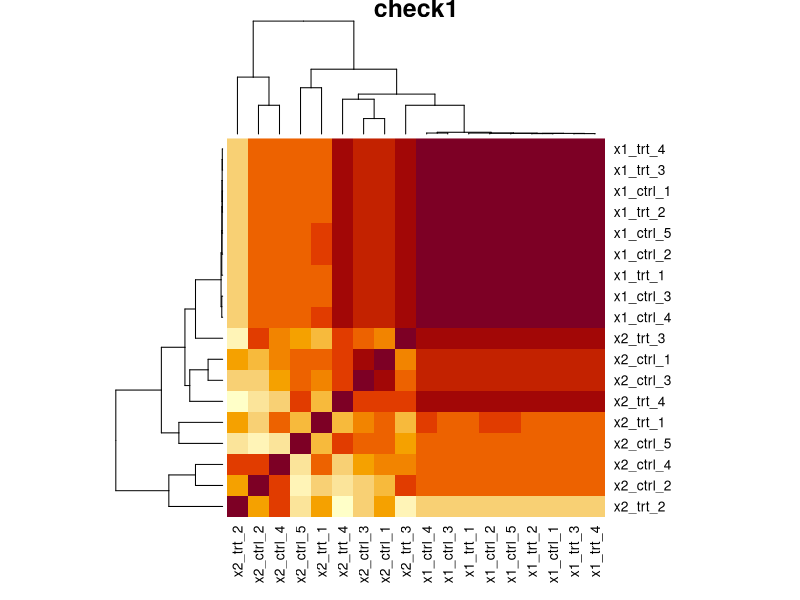
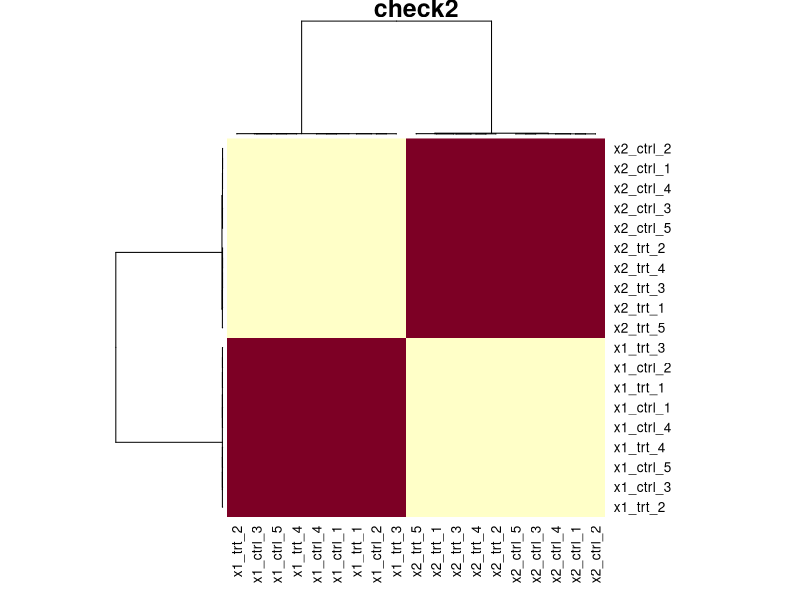
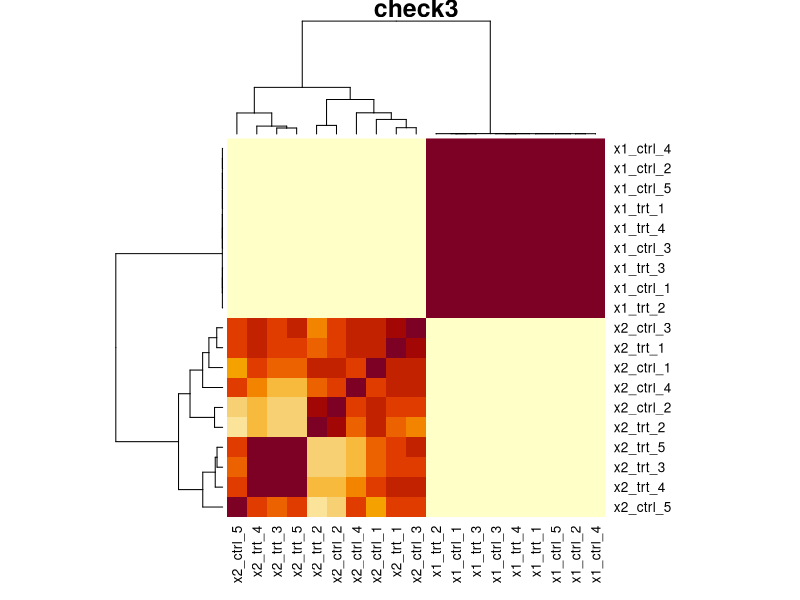

R code for these plots, in order: (Note: this script raises an error after producing the figures.)
library(edgeR)
library(tidyverse)
library(parallel)

#a is orig expression data
a<-read.table("start_data/ERR2539161/ERR2539161.se.tsv")

########################################
# simulate some gene exression data
########################################
#inputs=(a,N_REPS,SUM_COUNT,
simrna<-function(a,N_REPS,SUM_COUNT,VARIANCE,FRAC_DE,FC) {
#N_REPS=5 ; SUM_COUNT=10000000 ; VARIANCE=0.5 ; FRAC_DE=0 ; FC=0
df = NULL
for (k in paste0("data",1:(N_REPS*2)))  {
        b<-thinCounts(a,target.size=SUM_COUNT)
        colnames(b)=k
        df = cbind(df,b)
     }
#Number of differential genes
NDIF=round(nrow(df)*FRAC_DE)

if (VARIANCE>0) {
  #create some random values centred around 1 with some% error
  rand<-matrix(log2(rnorm(nrow(a)*N_REPS*2 , 2, VARIANCE)),ncol=N_REPS*2)
  #incorporate the noise
  df<-round(df*rand)
  #set any negative counts to zero
  df<-apply(df, 2, function(x) {ifelse(x < 0, 0, x)})
} 

if (NDIF>0) {
  message("prep fold changes")
  #Make even
  if ( NDIF%%2==1 ) { print("odd") ; NDIF=NDIF-1 }
  #sample DE genes
  DE_LIST<-sample(rownames(df) , NDIF)
  #split list in half
  UP_DE<-sample(DE_LIST,length(DE_LIST)/2)
  DN_DE<-setdiff(DE_LIST,UP_DE)
  #reformat as df and add fold change
  UP_DE<-as.data.frame(UP_DE)
  UP_DE$V1<-2^FC
  colnames(UP_DE)=c("Gene","FC")
  DN_DE<-as.data.frame(DN_DE)
  DN_DE$V1<-2^-FC
  colnames(DN_DE)=c("Gene","FC")
  ALL_DE<-rbind(DN_DE,UP_DE)
  #Go back to list for downstream work
  UP_DE<-UP_DE$Gene
  DN_DE<-DN_DE$Gene
  message("incorporate changes")
  df2<-merge(df,ALL_DE,by.x=0,by.y="Gene",all.x=T)
  df2[is.na(df2)] <- 1
} else {
  df2<-as.data.frame( df )
  df2$FC<- 1
  UP_DE=NULL
  DN_DE=NULL
}
ODD_COLS=(2:(ncol(df2)-1))[c(TRUE,FALSE)]
EVEN_COLS=(2:(ncol(df2)-1))[c(FALSE,TRUE)]
controls<-df2[,ODD_COLS]
colnames(controls)=paste0( "ctrl_" ,1:ncol(controls) )
treatments<-round(df2[,EVEN_COLS]*df2$FC)
colnames(treatments)=paste0( "trt_" ,1:ncol(treatments) )
x<-cbind(controls,treatments)
rownames(x)=rownames(df)
#filter out genes that are not expressed
x<- x[which(rowSums(x)/ncol(x)>10),]
UP_DE<-intersect(UP_DE,rownames(x))
DN_DE<-intersect(DN_DE,rownames(x))
xx <- list("x" = x, "UP_DE" = UP_DE, "DN_DE" = DN_DE )
xx
}
#simrna(a,N_REPS,SUM_COUNT,VARIANCE,FRAC_DE,FC)
#working examples
#xx<-simrna(a,5,10000000,0.2,20)  
#xxx<-lapply(list(a,a,a), simrna, 5, 10000000, 0.2, 20)
#xxx<-replicate(2,simrna(a,5,10000000,0.2,20))

#Thanks Gray Calhoun gcalhoun@iastate.edu for the following function
RepParallel <- function(n, expr, simplify = "array",...) {
      answer <-
        mclapply(integer(n), eval.parent(substitute(function(...) expr)),...)
      if (!identical(simplify, FALSE) && length(answer)) 
        return(simplify2array(answer, higher = (simplify == "array")))
      else return(answer)
    }
#xxx<-RepParallel(10,simrna(a,5,10000000,0.2,20), simplify=F, mc.cores = detectCores() )

#################################################
# define edgeR function
##################################################
edger<-function(y) {
res=NULL
label="simulate"
samplesheet<-as.data.frame(colnames(y))
colnames(samplesheet)="sample"
samplesheet$trt<-as.numeric(grepl("trt",colnames(y)))
design<-model.matrix(~samplesheet$trt)
rownames(design)=samplesheet$sample
y<-y[which(rowSums(y)/ncol(y)>=(10)),]
z<-DGEList(counts=y)
z<-calcNormFactors(z)
z<-estimateDisp(z, design,robust=TRUE,prior.df=1)
fit<-glmFit(z, design)
lrt<-glmLRT(fit)
dge<-as.data.frame(topTags(lrt,n=Inf))
dge$dispersion<-lrt$dispersion
dge<-merge(dge,lrt$fitted.values,by='row.names')
rownames(dge)=dge$Row.names
dge$Row.names=NULL
dge<-merge(dge,z$counts,by='row.names')
dge<-dge[order(dge$PValue),]
write.table(dge,file=paste(label,"_edger.tsv",sep=""),sep="\t",quote=F,row.names=F)
##output rank file
rnk<-as.data.frame(-log10(dge$PValue+1E-300)/sign(dge$logFC))
colnames(rnk)="Score"
rownames(rnk)=dge$Row.names
write.table(rnk,file=paste(label,".rnk",sep=""),sep="\t",quote=F,row.names=F)
#plots
plotname=paste(label,"_plots.pdf",sep="")
pdf(plotname)
#MA plot
dge2<-subset(dge,FDR<0.05)
up_de<-dge2[which(dge2$logFC>1),1]
dn_de<-dge2[which(dge2$logFC<1),1]
cntdge=nrow(dge2)
cntup=nrow(subset(dge2,logFC>0))
cntdn=nrow(subset(dge2,logFC<0))
HEADING=paste(label, cntdge, "DGEs", cntup, "up", cntdn, "dn")
plot(dge$logCPM,dge$logFC,main=HEADING,col="gray",pch=19,cex=0.5,xlab="log2(CPM)",ylab="log2(Fold Change)")
points(dge2$logCPM,dge2$logFC,col="red",pch=19,cex=0.5)
text(dge2$logCPM+1,dge2$logFC,labels=dge2$Row.names,cex=0.6)
#volcano plot
dge2<-subset(dge,FDR<0.05)
cntdge=nrow(dge2)
cntup=nrow(subset(dge2,logFC>0))
cntdn=nrow(subset(dge2,logFC<0))
HEADING=paste(label, cntdge, "DGEs", cntup, "up", cntdn, "dn")
XMAX=max(dge$logFC+0.5)
XMIN=min(dge$logFC)
plot(dge$logFC,-log2(dge$PValue),xlim=c(XMIN,XMAX),main=HEADING,col="gray",pch=19,cex=0.5,xlab="log2(Fold Change)",ylab="log2(nom P value)")
points(dge2$logFC,-log2(dge2$PValue),col="red",pch=19,cex=0.5)
text(dge2$logFC+0.25,-log2(dge2$PValue),labels=dge2$Row.names,cex=0.6)
#Heatnap
cols=paste(grep(".x", names(dge), value = TRUE))
zz<-as.data.frame(dge[,cols])
rownames(zz)=dge$Row.names
zz<-zz[1:50,]
heatmap(as.matrix(zz),margins = c(10,16))
#Gene Barchart
rownames(dge)=dge$Row.names
par(mfrow=c(3,3))
for (i in 1:9) {
 COLS=grep(".x",colnames(dge))
 b<-t(dge[i,COLS])
 logFC=dge[i,grep("logFC",colnames(dge)) ]
 Pval=dge[i,grep("PVal",colnames(dge)) ]
 FDR=dge[i,grep("FDR",colnames(dge)) ]
 HEADER=colnames(b)
 SUBHEAD=paste("logFC=",signif(logFC,3)," Pval=",signif(Pval,3)," FDR=",signif(FDR,3),sep="")
 par(mar=c(10,8,4,5))
 barplot(b,beside=T,main=HEADER,names.arg=sub(".x","",rownames(b)),las=2,ylab="CPM",cex.lab=0.8, cex.axis=0.8, cex.main=1, cex.sub=0.9,cex.names=0.6)
 mtext(SUBHEAD,cex=0.5)
}
dev.off()
res <- list("dge" = dge, "up_de" = up_de, "dn_de" = dn_de, "rnk" = rnk)
res
}

##################################
# aggregate script
##################################
agg_edger<-function(a,N_REPS,SUM_COUNT,VARIANCE,FRAC_DE,FC,SIMS) {
#N_REPS=5 ; SUM_COUNT=10000000 ; VARIANCE=0.3 ; FRAC_DE=0.2 ; FC=1 ; SIMS=10
xxx<-RepParallel(SIMS,simrna(a,N_REPS,SUM_COUNT,VARIANCE,FRAC_DE,FC), simplify=F, mc.cores = detectCores() )
dge<-mclapply( sapply(xxx,"[",1) , edger, mc.cores = detectCores() )
ups<-sapply(xxx,"[",2)
dns<-sapply(xxx,"[",3)
ups_edger<-sapply(dge,"[",2)
dns_edger<-sapply(dge,"[",3)
true_pos_up<-as.numeric(mapply( function(x,y) length(intersect(x,y)) , ups ,  ups_edger ))
true_pos_dn<-as.numeric(mapply( function(x,y) length(intersect(x,y)) , dns ,  dns_edger ))
true_pos<-true_pos_up+true_pos_dn
false_pos_up<-as.numeric(mapply( function(x,y) length(setdiff(x,y)) , ups_edger ,  ups ))
false_pos_dn<-as.numeric(mapply( function(x,y) length(setdiff(x,y)) , dns_edger , dns ))
false_pos<-false_pos_up+false_pos_dn
false_neg_up<-as.numeric(mapply( function(x,y) length(setdiff(x,y)) , ups ,  ups_edger ))
false_neg_dn<-as.numeric(mapply( function(x,y) length(setdiff(x,y)) , dns ,  dns_edger ))
false_neg<-false_neg_up+false_neg_dn
nrows<-as.numeric(lapply( sapply(xxx,"[",1 ), nrow))
true_neg<-nrows-(true_pos+false_pos+false_neg)
edger_res<-cbind(true_pos,false_pos,true_neg,false_neg)
edger_res
}
#res1<-agg_edger(a,N_REPS,SUM_COUNT,VARIANCE,FRAC_DE,FC,SIMS)


#sanity checks
pdf(file="sanity_check.pdf")
x1<-simrna(a,5,10000000,0,0,0)
colnames(x1$x)<-paste("x1",colnames(x1$x),sep="_")
x2<-simrna(a,5,10000000,1,0,0)
colnames(x2$x)<-paste("x2",colnames(x2$x),sep="_")
xx<-merge(x1$x,x2$x,by=0)
heatmap(cor(xx[,2:ncol(xx)]),scale="none",main="check1")

x1<-simrna(a,5,10000000,0,0,0)
colnames(x1$x)<-paste("x1",colnames(x1$x),sep="_")
x2<-simrna(a,5,10000000,0,0.1,1)
colnames(x2$x)<-paste("x2",colnames(x2$x),sep="_")
xx<-merge(x1$x,x2$x,by=0)
heatmap(cor(xx[,2:ncol(xx)]),scale="none",main="check2")

x1<-simrna(a,5,10000000,0,0,0)
colnames(x1$x)<-paste("x1",colnames(x1$x),sep="_")
x2<-simrna(a,5,10000000,1,0.1,1)
colnames(x2$x)<-paste("x2",colnames(x2$x),sep="_")
xx<-merge(x1$x,x2$x,by=0)
heatmap(cor(xx[,2:ncol(xx)]),scale="none",main="check3")

dev.off()


# No DE just adding noise
res0<-agg_edger(a,5,10000000,0,0,0,10)
res1<-agg_edger(a,5,10000000,0.2,0,0,10)
res2<-agg_edger(a,5,10000000,0.4,0,0,10)
res3<-agg_edger(a,5,10000000,0.6,0,0,10)
res4<-agg_edger(a,5,10000000,0.8,0,0,10)
res5<-agg_edger(a,5,10000000,1,0,0,10)
res6<-agg_edger(a,5,10000000,1.5,0,0,10)
res7<-agg_edger(a,5,10000000,2,0,0,10)
res_0de <- list("v0"=res0,"v0.2"=res1,"v0.4"=res2,"v0.6"=res3,"v0.8"=res4,"v1"=res5,"v1.5"=res6,"v2"=res7)
lapply( res_0de , colMeans)

sum_0de<-t(matrix(unlist(lapply( res_0de , colMeans)),nrow=4))
colnames(sum_0de)=c("true_pos","false_pos","true_neg","false_neg")
rownames(sum_0de)=c("v0","v0.2","v0.4","v0.6","v0.8","v1","v1.5","v2")



res0<-agg_edger(a,5,10000000,0,0.05,1,10)
res1<-agg_edger(a,5,10000000,0.2,0.05,1,10)
res2<-agg_edger(a,5,10000000,0.4,0.05,1,10)
res3<-agg_edger(a,5,10000000,0.6,0.05,1,10)
res4<-agg_edger(a,5,10000000,0.8,0.05,1,10)
res5<-agg_edger(a,5,10000000,1,0.05,1,10)
res6<-agg_edger(a,5,10000000,1.5,0.05,1,10)
res7<-agg_edger(a,5,10000000,2,0.05,1,10)
res_1de <- list("v0"=res0,"v0.2"=res1,"v0.4"=res2,"v0.6"=res3,"v0.8"=res4,"v1"=res5,"v1.5"=res6,"v2"=res7)
lapply( res_1de , colMeans)

sum_1de<-t(matrix(unlist(lapply( res_1de , colMeans)),nrow=4))
colnames(sum_1de)=c("true_pos","false_pos","true_neg","false_neg")
rownames(sum_1de)=c("v0","v0.2","v0.4","v0.6","v0.8","v1","v1.5","v2")

res0<-agg_edger(a,5,10000000,0,0.1,1,10)
res1<-agg_edger(a,5,10000000,0.2,0.1,1,10)
res2<-agg_edger(a,5,10000000,0.4,0.1,1,10)
res3<-agg_edger(a,5,10000000,0.6,0.1,1,10)
res4<-agg_edger(a,5,10000000,0.8,0.1,1,10)
res5<-agg_edger(a,5,10000000,1,0.1,1,10)
res6<-agg_edger(a,5,10000000,1.5,0.1,1,10)
res7<-agg_edger(a,5,10000000,2,0.1,1,10)
res_2de <- list("v0"=res0,"v0.2"=res1,"v0.4"=res2,"v0.6"=res3,"v0.8"=res4,"v1"=res5,"v1.5"=res6,"v2"=res7)
lapply( res_1de , colMeans)

sum_2de<-t(matrix(unlist(lapply( res_2de , colMeans)),nrow=4))
colnames(sum_2de)=c("true_pos","false_pos","true_neg","false_neg")
rownames(sum_2de)=c("v0","v0.2","v0.4","v0.6","v0.8","v1","v1.5","v2")


res0<-agg_edger(a,5,10000000,0,0.25,1,10)
res1<-agg_edger(a,5,10000000,0.2,0.25,1,10)
res2<-agg_edger(a,5,10000000,0.4,0.25,1,10)
res3<-agg_edger(a,5,10000000,0.6,0.25,1,10)
res4<-agg_edger(a,5,10000000,0.8,0.25,1,10)
res5<-agg_edger(a,5,10000000,1,0.25,1,10)
res6<-agg_edger(a,5,10000000,1.5,0.25,1,10)
res7<-agg_edger(a,5,10000000,2,0.25,1,10)
res_3de <- list("v0"=res0,"v0.2"=res1,"v0.4"=res2,"v0.6"=res3,"v0.8"=res4,"v1"=res5,"v1.5"=res6,"v2"=res7)
lapply( res_2de , colMeans)

sum_3de<-t(matrix(unlist(lapply( res_3de , colMeans)),nrow=4))
colnames(sum_3de)=c("true_pos","false_pos","true_neg","false_neg")
colnames(sum_3de)=c("v0","v0.2","v0.4","v0.6","v0.8","v1","v1.5","v2")


#

#simrna(a,N_REPS,SUM_COUNT,VARIANCE,FRAC_DE,FC)



#pie(colSums(edger_res), paste(colnames(edger_res),colSums(edger_res)) ,main="edgeR result")
save.image(file="de_eval.RData")
